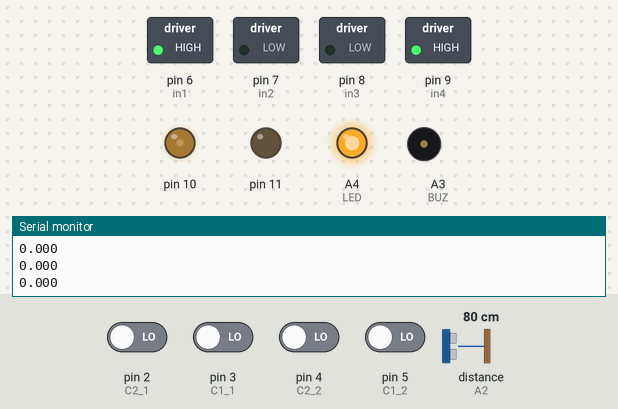
Bench run of a sketch on a simulated Arduino Uno, built with avr-gcc and run on an emulated ATmega328P. Parts: switched loads named in the sketch (green lamp = pin HIGH), output pins drawn as LEDs (lit = HIGH), buzzer (waves = sounding, pin HIGH), the last lines printed to the serial monitor. Wiring (inferred from the names in the program): ultrasonic range finder: trigger A1; echo A2. The inputs (shaded band) are chosen by the test bench; at power-on: pin 2 (C2_1), pin 3 (C1_1), pin 4 (C2_2), pin 5 (C1_2) LOW, distance to the obstacle (sensor on A2) 80 cm. The echo pulse lasts 58.3 µs per cm; pins used as bus, display or sensor lines are not drawn.

Above: at 1.2 s.
1.3 s: pin 2 (C2_1) driven HIGH
At 2.7 s:
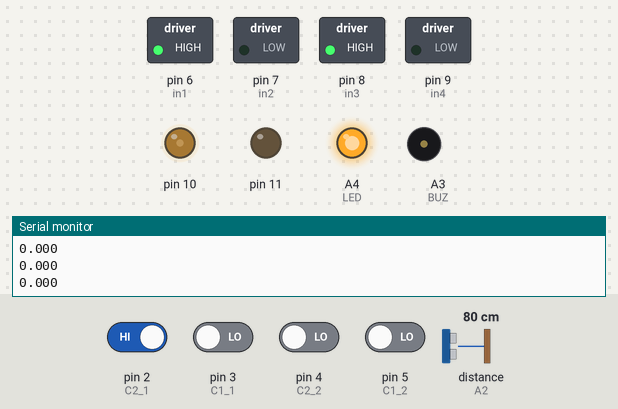
3.0 s: distance to the obstacle (sensor on A2) set to 56 cm
4.5 s: distance to the obstacle (sensor on A2) set to 51 cm
At 5.2 s:
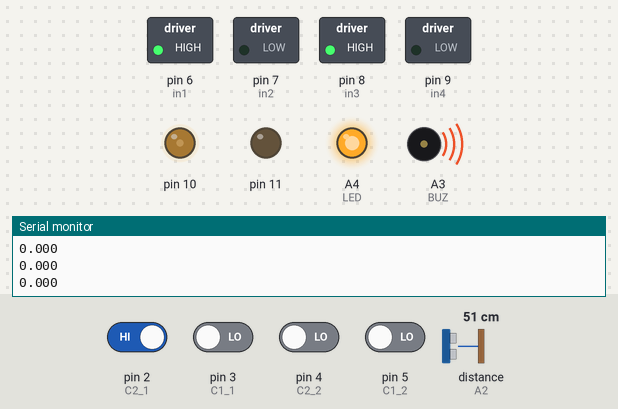
6.1 s: pin 5 (C1_2) driven HIGH
At 6.44 s:
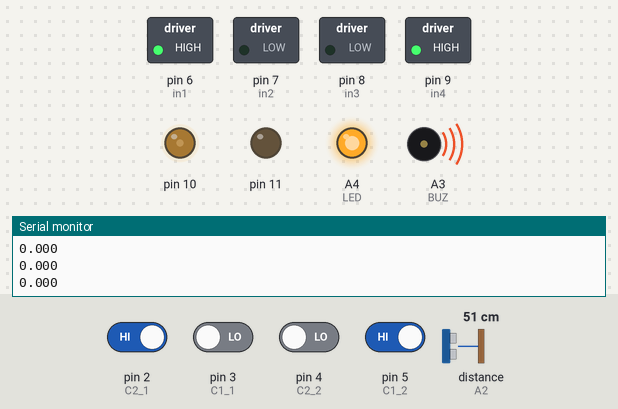
8.0 s: pin 3 (C1_1) driven HIGH
At 9.0 s:
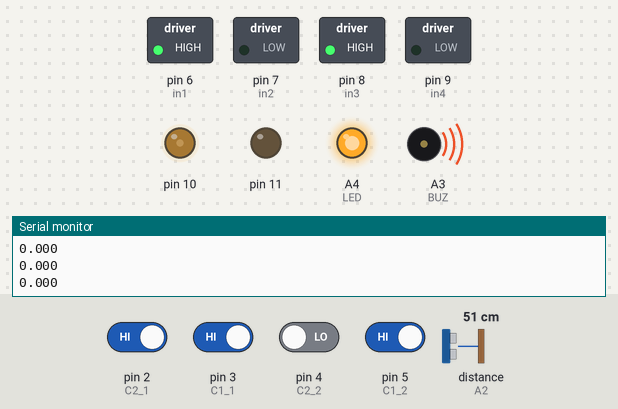
9.7 s: pin 3 (C1_1) driven LOW
At 9.96 s:
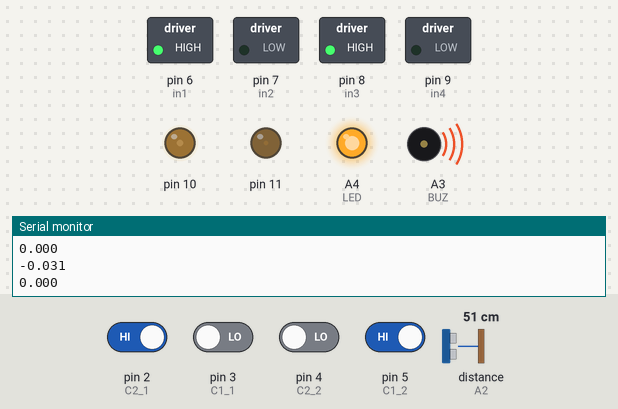
Timing chart, 0 to 12.5 s (numbered marks = the images above; inputs shaded):
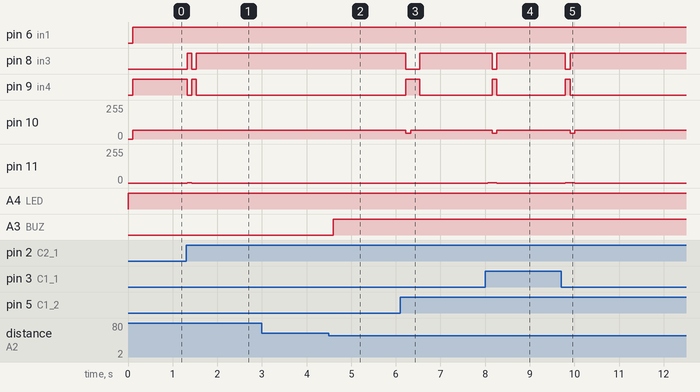

The sketch:

PruebaRobotMovi_Ultrasonico_PID_2.ino
```cpp
#include "PinChangeInterrupt.h"

///////////////////// COMUNICACION SERIAL ////////////////
String inputString = "";         // String para contener datos entrantes
bool stringComplete = false;
const char separator = ',';
const int dataLength = 2;
float data[dataLength];

//////////////////////MOTOR DERECHO///////////////////////////////

const byte    C1_1 = 3;                  // Entrada de la señal A del encoder.  (Ojo invertir canales)
const byte    C2_1 = 2;                  // Entrada de la señal B del encoder.
const byte    in1  = 6;
const byte    in2  = 7;
const byte    enA = 10;

volatile long contador_1 = 0;
volatile byte ant_1      = 0;
volatile byte act_1      = 0;


//////////////////////MOTOR IZQUIERDO///////////////////////////////

const byte    C1_2 = 5;                  // Entrada de la señal A del encoder.
const byte    C2_2 = 4;                  // Entrada de la señal B del encoder.
const byte    in3 = 8;
const byte    in4 = 9;
const byte    enB = 11;

volatile long contador_2 = 0;
volatile byte ant_2      = 0;
volatile byte act_2      = 0;

/////////////////////////// CONTROLADOR PID //////////////////
unsigned long lastTime = 0,   sampleTime = 0;

double        outMin   = 0.0, outMax     = 0.0;
double        Input1    = 0.0, Setpoint1   = 0.0;
double        ITerm1    = 0.0, lastInput1 = 0.0;
double        error1    = 0.0;
double        lastError = 0.0;
double        rateError = 0.0;

double        cvR    = 0.0, cvL        = 0.0;
byte          pwm2  = 0  , pwm1      = 0;
double        uR = 0.0,    uL = 0.0;  //  Velocidad Lineal motores

//////// VARIABLES PARA CALCULAR VELOCIDADES ANGULARES /////////
double w1Ref = 0;//Varible a la que le asignamos desde el monitor serial.
double wR = 0; // Varible que guardara  los calculos velocidad angular motor derecho
double w2Ref = 0;
double wL = 0;
double vW = 0.0;
double vR    = 0.0;
double        kpW       = 0.0, kiW         = 0.0,   kdW = 0.0;

unsigned int ppr = 1890; // Número de muescas que tiene el disco del encoder.
const double alfa = 0.95;
double constValue = 3.1733  ; // (1000*2*pi)/R ---> R = 1980 Resolucion encoder cuadruple
//const double valueConst1 = 0.10631, wheelDistance = 0.195;
const double ConstValue2 = 3.15;

////////////////////// VARIABLE ULTRASONICO ////////////////////

int TRIG = A1;      //
int ECO = A2;      //
int LED = A4;      //
int BUZ = A3;
int duracion;
int distancia;

void setup()
{
  Serial.begin(9600);
  ///////////Ultrasonico ////////////////////
  pinMode(TRIG, OUTPUT);   // trigger como salida
  pinMode(ECO, INPUT);    // echo como entrada
  pinMode(LED, OUTPUT);   // LED como salida
  pinMode(BUZ, OUTPUT);   // LED como salida
  //////////Control De Motores////////////////
  pinMode(C1_1, INPUT);
  pinMode(C2_1, INPUT);
  pinMode(C1_2, INPUT);
  pinMode(C2_2, INPUT);

  pinMode(in1, OUTPUT);
  pinMode(in2, OUTPUT);
  pinMode(in3, OUTPUT);
  pinMode(in4, OUTPUT);

  digitalWrite(in1, false);
  digitalWrite(in2, false);
  digitalWrite(in3, false);
  digitalWrite(in4, false);


  attachInterrupt(digitalPinToInterrupt(C1_1), encoder_1, CHANGE);
  attachInterrupt(digitalPinToInterrupt(C2_1), encoder_1, CHANGE);

  attachPinChangeInterrupt(digitalPinToPinChangeInterrupt(C1_2), encoder_2, CHANGE);
  attachPinChangeInterrupt(digitalPinToPinChangeInterrupt(C2_2), encoder_2, CHANGE);


  /////////////////// valores para el control del PID //////////////////////////////////
  outMax =  115.0;                      // Límite máximo del controlador PID %75.
  outMin = -outMax;                     // Límite mínimo del controlador PID.
  sampleTime = 100;                      // Se le asigna el tiempo de muestreo en milisegundos.
  kpW = 16; //15; 16;
  kiW = 0.00015; //Oscila si > 0.5 | 0.00012; 0.00008;
  kdW = 2;//2; Oscila si > 2.3
  Setpoint1 = 0.0;
}


void loop() {


  // ULTRASONICO
  digitalWrite(TRIG, HIGH);       // generacion del pulso a enviar
  delay(1);                       // al pin conectado al trigger
  digitalWrite(TRIG, LOW);        // del sensor
  duracion = pulseIn(ECO, HIGH);  // con funcion pulseIn se espera un pulso  alto en Echo
  distancia = duracion / 58.2;    // distancia medida en centimetros
    if (distancia <= 100 && distancia >= 51){
          w1Ref = 65;//75%
          //w2Ref = 143;
          digitalWrite(LED, HIGH);      // enciende LED
    }
    else if(distancia <= 50 && distancia >=26)
    {      w1Ref = 45;//50%
           //w2Ref = 96;
           digitalWrite(BUZ,HIGH);//
     }
     else if (distancia <= 25){
              w1Ref = 0;
            digitalWrite(BUZ,LOW);
            digitalWrite(LED, LOW);
              }
    else {
           w1Ref = 85;//100%
           digitalWrite(LED, LOW);
           digitalWrite(BUZ,LOW);// apagar
           }


  ComputePID(); //CALCULOS

}

////////////////////////////////////////////////////////////////////////////////////////////////////////////////////////////////
// Cálculo velocidades.
void ComputePID(void)
{
  if (millis() - lastTime >= sampleTime){

      noInterrupts(); // Desconectamos la interrupción para que no actué en esta parte del programa.
      wL = constValue*contador_1/(millis()-lastTime);
      wR = ConstValue2*contador_2/(millis()-lastTime);
      lastTime = millis();
      Setpoint1 = wL;
      contador_1 = 0;
      contador_2 = 0;
      interrupts(); // Reiniciamos la interrupción

     Input1  = alfa*((wR)/2.0)+(1.0-alfa)*lastInput1;
     lastInput1 = Input1;      // Se guarda la posición para convertirla en pasado.
     //Control Proporcional
     error1  = (Setpoint1 - Input1)  * kpW;
     //Control Integral
     ITerm1 += (error1 * kiW);
     //Control Derivativo
     rateError = (error1 - lastError)*kdW;
     lastError= error1;

    // Acota el error integral para eliminar el "efecto windup".
    if (ITerm1 > outMax) ITerm1 = outMax; else if (ITerm1 < outMin) ITerm1 = outMin;

    vW = error1 + ITerm1 + rateError;      // Suma todos los errores, es la salida del control PID.

    vR = vW;
    if (vR > outMax) vR = outMax; else if (vR < outMin) vR = outMin; // Acota la salida para que el PWM pueda estar entre outMin y outMax.

// Guardar Contador de 0 a 255 en variables CvR cvL
    cvR = w1Ref;
    cvL = vR;

//Movimiento de motores Horaria y antihorario
 if (cvR > 0) mov_horario(in2,in1,enA,cvR); else mov_anti_horario(in2,in1,enA,abs(cvR));
 if (cvL > 0) mov_anti_horario(in3,in4,enB,cvL); else mov_horario(in3,in4,enB,abs(cvL));
  }


   Serial.println(wL,3);

   Serial.println(wR,3);
}


////////////////////////////////////////////////////////////////////////////////////////////////////////////////////////////////////

// Encoder x4. Cuando se produzca cualquier cambio en el encoder esta parte hará que incremente o decremente el contador.
void encoder_1(void)
{
    ant_1=act_1;                            // Guardamos el valor 'act' en 'ant' para convertirlo en pasado.
    act_1=PIND & 12;                      // Guardamos en 'act' el valor que hay en ese instante en el encoder y hacemos un
                                        // enmascaramiento para aislar los dos únicos bits que utilizamos para esta finalidad.
    if(ant_1==4  && act_1==12) contador_1++;  // Incrementa el contador si el encoder se mueve hacia delante.
    if(ant_1==0  && act_1==4)  contador_1++;
    if(ant_1==8  && act_1==0)  contador_1++;
    if(ant_1==12 && act_1==8)  contador_1++;


    if(ant_1==12 && act_1==4)  contador_1--;  // Decrementa el contador si el encoder se mueve hacia atrás.
    if(ant_1==4  && act_1==0)  contador_1--;
    if(ant_1==0  && act_1==8)  contador_1--;
    if(ant_1==8  && act_1==12) contador_1--;
}


// Encoder x4. Cuando se produzca cualquier cambio en el encoder esta parte hará que incremente o decremente el contador.
void encoder_2(void)
{
    ant_2=act_2;                        // Guardamos el valor 'act' en 'ant' para convertirlo en pasado.
    act_2=PIND & 48;                    // Guardamos en 'act' el valor que hay en ese instante en el encoder y hacemos un
                                        // enmascaramiento para aislar los dos únicos bits que utilizamos para esta finalidad.

    if(ant_2==16 && act_2==48)  contador_2++;  // Decrementa el contador si el encoder se mueve hacia atrás.
    if(ant_2==0  && act_2==16)  contador_2++;
    if(ant_2==32 && act_2==0)   contador_2++;
    if(ant_2==48 && act_2==32)  contador_2++;

    if(ant_2==48 && act_2==16)  contador_2--;  // Incrementa el contador si el encoder se mueve hacia delante.
    if(ant_2==16 && act_2==0)   contador_2--;
    if(ant_2==0  && act_2==32)  contador_2--;
    if(ant_2==32 && act_2==48)  contador_2--;
 }

 void mov_horario(int pin1, int pin2,int analogPin, int pwm)
{
  digitalWrite(pin1, LOW);
  digitalWrite(pin2, HIGH);
  analogWrite(analogPin,pwm);
}

void mov_anti_horario(int pin1, int pin2,int analogPin, int pwm)
{
  digitalWrite(pin1, HIGH);
  digitalWrite(pin2, LOW);
  analogWrite(analogPin,pwm);
}
```

Measured:
- the behaviour switches between 52 and 51 cm on distance to the obstacle (sensor on A2) (found by bisection; images 1 and 2)
- after the input at 1.3 s, pin 8 (in3): LOW → HIGH at once, → LOW 0.10 s later, → HIGH 0.10 s later; pin 9 (in4): HIGH → LOW at once, → HIGH 0.10 s later, → LOW 0.10 s later; pin 11: 0/255 → 1/255 at once, → 0/255 0.10 s later
- after the input at 4.5 s, A3 (BUZ): LOW → HIGH after 0.10 s
- after the input at 6.1 s, pin 8 (in3): HIGH → LOW after 0.13 s, → HIGH 0.31 s later; pin 9 (in4): LOW → HIGH after 0.13 s, → LOW 0.31 s later; pin 10: 65/255 → 45/255 after 0.13 s, → 65/255 0.10 s later
- after the input at 8.0 s, pin 8 (in3): HIGH → LOW after 0.16 s, → HIGH 0.10 s later; pin 9 (in4): LOW → HIGH after 0.16 s, → LOW 0.10 s later; pin 10: 65/255 → 45/255 after 0.16 s, → 65/255 0.10 s later; pin 11: 0/255 → 1/255 after 0.06 s, → 0/255 0.20 s later
- after the input at 9.7 s, pin 8 (in3): HIGH → LOW after 0.09 s, → HIGH 0.11 s later; pin 9 (in4): LOW → HIGH after 0.09 s, → LOW 0.11 s later; pin 10: 65/255 → 45/255 after 0.20 s, → 65/255 0.10 s later; pin 11: 0/255 → 1/255 after 0.09 s, → 0/255 0.21 s later
